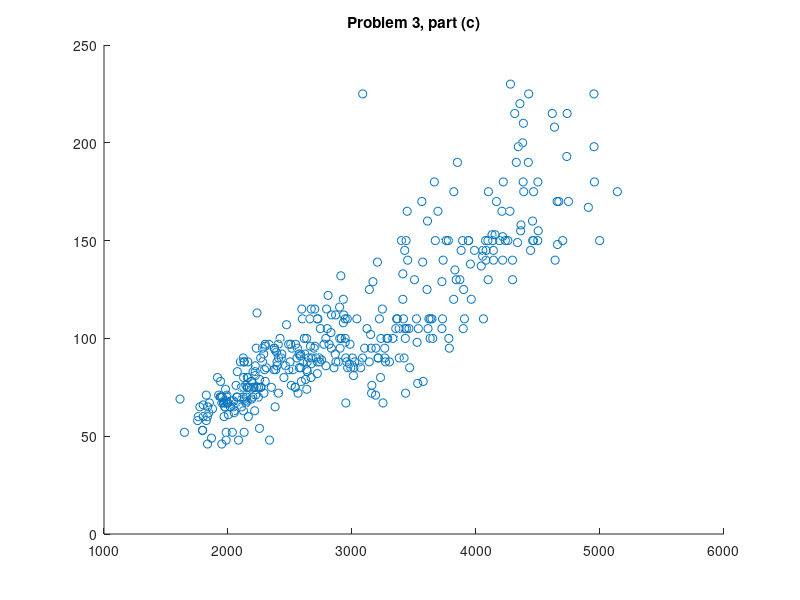

MATLAB code for this plot: (Note: this script raises an error after producing the figure.)
%Problem 3
load carbig;
m = length(MPG);

% Get number of NaN data points
badCount = 0;
for i = 1:m
    if isnan(MPG(i)) || isnan(Weight(i)) || isnan(Horsepower(i))
        badCount = badCount + 1;
    end
end

n = m - badCount;
y = zeros(n, 1);
x1s = zeros(n, 1);
x2s = zeros(n, 1);
A = zeros(n, 4);

% Populate matrices with "good" data
i = 1;
for j = 1:m
    if isnan(MPG(j)) || isnan(Weight(j)) || isnan(Horsepower(j))
        continue;
    end
    y(i) = MPG(j);
    x1 = Weight(j);
    x1s(i) = x1;
    x2 = Horsepower(j);
    x2s(i) = x2;
    A(i, :) = [1, x1, x2, x1 * x2];
    i = i + 1;
end

% Part B
bStar = A\y;

% Part C
hold on;
scatter3(x1s, x2s, y); 
title('Problem 3, part (c)');
fh = @(x1,x2) [1, x1, x2, x1 * x2] * bStar;
ezsurf(fh);
hold off;